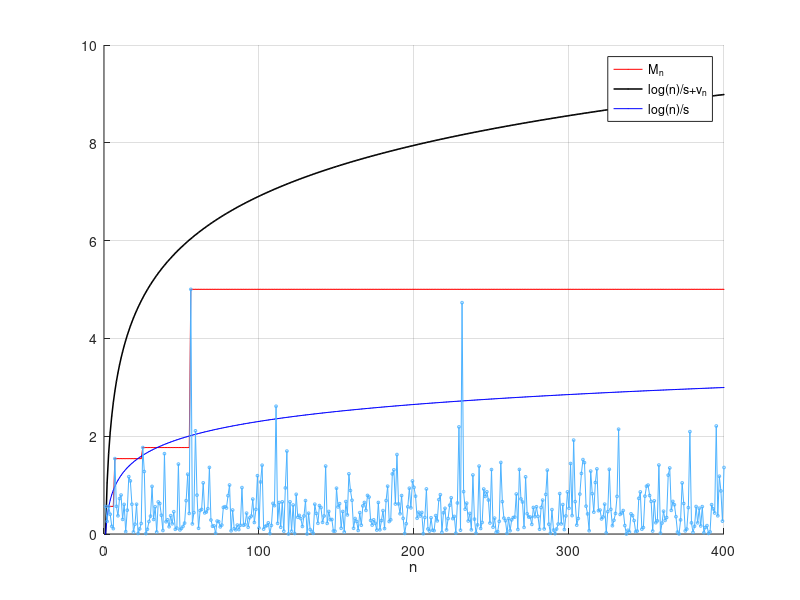

MATLAB code for this plot:
% Parámetros
size = 400;  % Tamaño del vector
point_size = 0.2;  % Tamaño de los puntos en la gráfica
q = 2;
b = 0.9;
alpha = 0.1;
c = 1;

% Crear un vector de números consecutivos
numeros = 1:size;
lambda = 2;

% Calcular la función v_n
v_n =  (1./lambda).*log(numeros)+(1./lambda).*log((numeros.^q)./c);
u_1 = (1./lambda).*log(numeros);

% Parámetro de la distribución exponencial


% Número de iteraciones (valor máximo de n)
n_max = size;

% Inicializar variables para la simulación de máximos exponenciales
X = [];            % Vector para almacenar las variables aleatorias
max_vals = zeros(1, n_max);  % Vector para almacenar los máximos

% Generar las variables una por una y calcular el máximo en cada paso
for n = 1:n_max
    new_val = exprnd(1./lambda);  % Generar una nueva variable aleatoria exponencial
    X = [X, new_val]; 
    
    
    % Agregarla a la secuencia
    
    % Calcular el máximo actual
    max_vals(n) = max(X);
end




% Graficar los valores en una sola figura
figure;
hold on;  % Permite superponer las gráficas

% Graficar los valores de los máximos de la secuencia exponencial

h1=plot(numeros, max_vals, 'o-', 'Color', 'r', 'MarkerSize', point_size, 'DisplayName', 'M_n'); 
h2=plot(numeros, v_n, 'o-', 'Color', 'k', 'MarkerSize', point_size,'DisplayName', 'v_n','LineWidth',1.1);
h3=plot(numeros, u_1, 'o-', 'Color', 'b', 'MarkerSize', point_size,'DisplayName', 'v_n');

% Graficar los valores de la secuencia de variables aleatorias exponenciales

% Graficar los valores de v_n
plot(numeros, X, 'o-', 'Color', [0.3 0.7 1], 'MarkerSize', point_size.*10,'LineWidth',0.2);

legend([h1 h2 h3],{'M_n','log(n)/s+v_n','log(n)/s'})




% Personalización de la gráfica
xlabel('n');
ylabel('');
title('');
legend
xlim([0 size]);  % Limitar el eje x
grid on;
hold off;


% Parámetros iniciales (vector y u_1 ya generados previamente)

% Calcular cuántas veces vector - u_1 < 0
diferencias = max_vals - v_n;
condicion = diferencias > 0;

% Contar cuántas veces se cumple la condición
num_veces = sum(condicion);

% Mostrar el resultado
fprintf('El número de veces donde vector - u_1 es menor que 0 es: %d\n', num_veces);

% Definimos el vector
v= diferencias ;



% Encontramos las posiciones donde el valor es menor que cero
indices = find(v >0);

% Obtenemos la última posición
if ~isempty(indices)
    ultima_posicion = indices(end);
    fprintf('La última posición con valor menor que cero es: %d\n', ultima_posicion);
else
    fprintf('No hay elementos menores que cero en el vector.\n');
end
